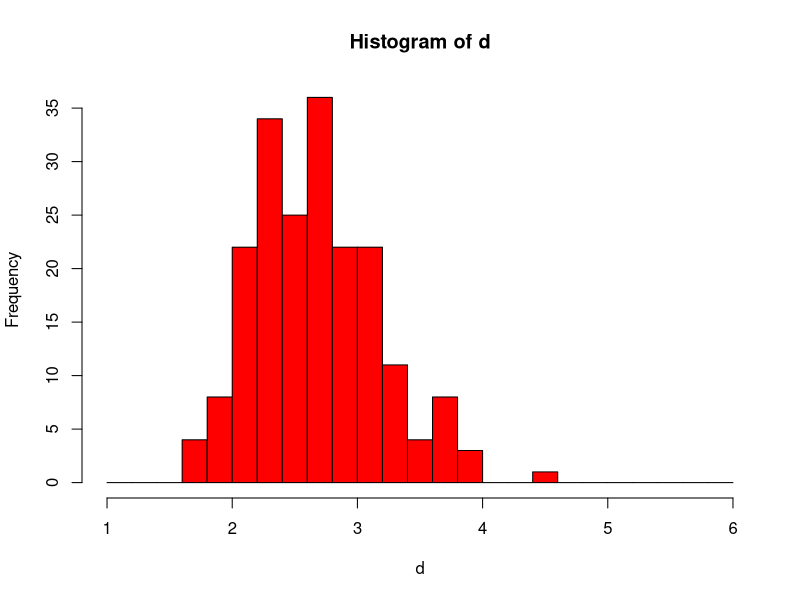

Here is the R script that generated this plot:
## ---- chunk 1
knitr::opts_chunk$set(echo=T, fig.align = "center", message=F, warning=F, fig.height = 4, cache=T, dpi = 300)
## ---- chunk 2

#mean vector
mu <- seq(0.006, 3, 0.006)

#x[i,j] ~ N(mu[j], 1), 1=< i =< 200, 1=< j =< 500
x <- matrix(NA, nrow = 200, ncol = 500) 

#the index of the largest x_i in the i_th simulation
idx <- rep(NA, 200)

#the difference between the largest x_i and the mean at that time in the i-th simulation
d <- rep(NA, 200)


#simulating 200 times
for(i in 1:200){
  for(j in 1:500){
    x[i,j] <- rnorm(1, mu[j], 1) #Generating one random number in the N(mu[j], 1)
  }
  idx[i] <- which.max(x[i,]) #Find the largest element value in the x[i,]
  d[i] <- x[i, idx[i]] - mu[idx[i]]  
}

## ---- chunk 3
hist(d, breaks = seq(1, 6, 0.2), col = 'red')
